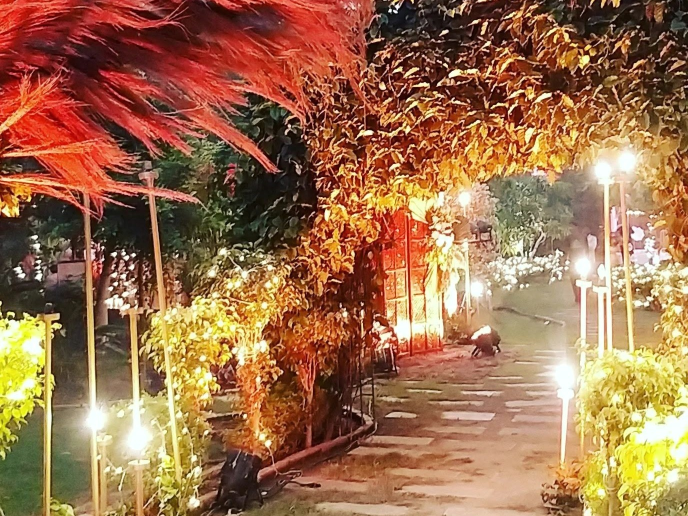
#> input picture src/assets/venue/hero-path-landscape.jpg, 1376 x 1032 px, given in place of 06_light_tunnel.jpg, which was not available (shown at 1/2 size)
$ python grade.py
#> lines starting #> are read from the running program, lines starting #| are printed output that depends on the picture
"""Colour-grade real venue photos into the site palette (night green, warm gold).
Real photos only: grading changes colour and contrast, never content."""
import sys, numpy as np
from PIL import Image, ImageFilter
import colorsys

SRC = r"C:/Users/harmy/Downloads/Redwood-Farm/gbp-photos/"
OUT = "src/assets/venue/"

def grade(path, out, vignette=0.35, sat=0.78, warm=1.0):
#> called with path = '2-fairy-light-tunnel/06_light_tunnel.jpg', out = 'tunnel.jpg', vignette = 0.35, sat = 0.78, warm = 1
    im = Image.open(SRC + path).convert("RGB")
#> im is the input picture: PIL image 1376x1032 RGB; mean R, G, B 157.4, 111.5, 76.8
    a = np.asarray(im).astype(np.float32) / 255.0
    # hue-selective desaturation of magenta/purple/pink (event drapes, LED uplights)
    hsv = np.asarray(im.convert("HSV")).astype(np.float32) / 255.0
    h, s, v = hsv[..., 0] * 360, hsv[..., 1], hsv[..., 2]
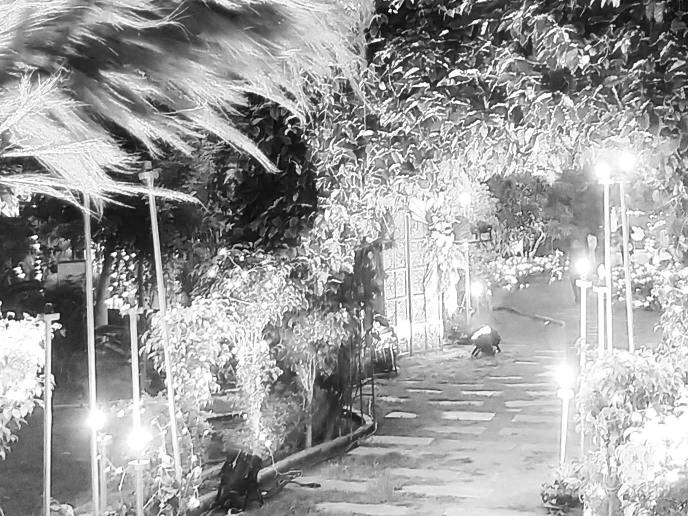
#> v: shape (1032, 1376) float32 (shown at 1/2 size); min 0.00392, max 1, mean 0.62
    mag = np.clip(1 - np.abs(((h - 300 + 180) % 360) - 180) / 70, 0, 1)  # peak at 300deg
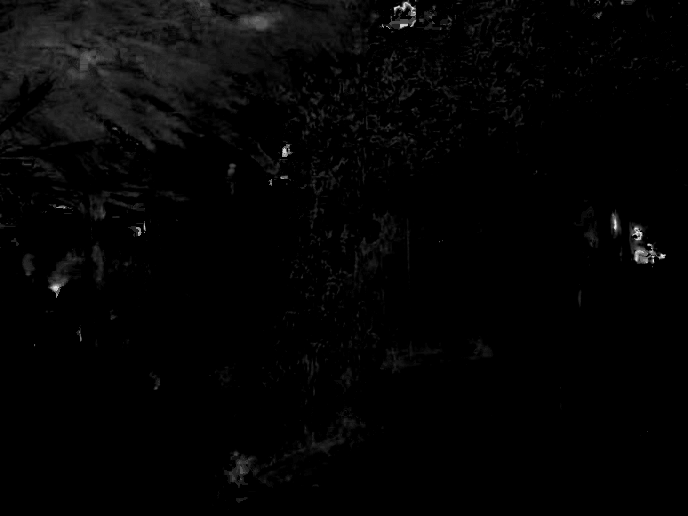
#> mag: shape (1032, 1376) float32 (shown at 1/2 size); min 0, max 0.99, mean 0.0184
    lum = (0.2126 * a[..., 0] + 0.7152 * a[..., 1] + 0.0722 * a[..., 2])[..., None]
    k = (sat * (1 - 0.75 * mag))[..., None]
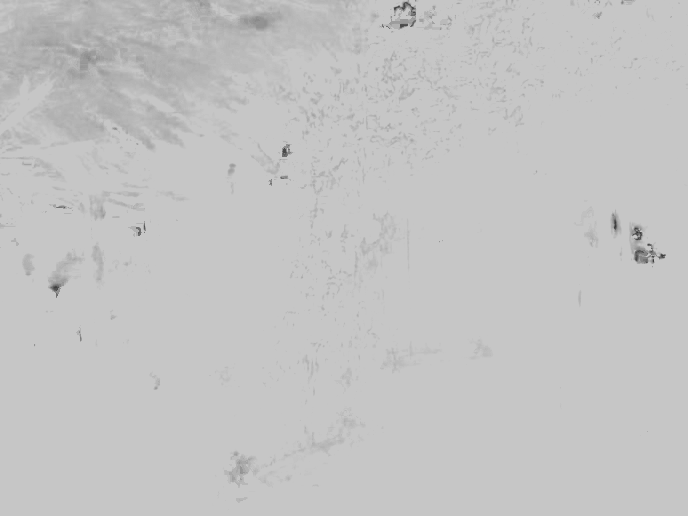
#> k: shape (1032, 1376, 1) float32 (shown at 1/2 size); min 0.201, max 0.78, mean 0.769
    a = lum + (a - lum) * k
    # contrast curve (soft S), crush blacks slightly
    a = np.clip((a - 0.04) / 0.96, 0, 1)
    a = a * a * (3 - 2 * a) * 0.55 + a * 0.45
    # split tone: shadows to night green, highlights to fairy gold
    sh = np.array([0.043, 0.075, 0.055]); hi = np.array([1.0, 0.86, 0.60])
    lum = (0.2126 * a[..., 0] + 0.7152 * a[..., 1] + 0.0722 * a[..., 2])[..., None]
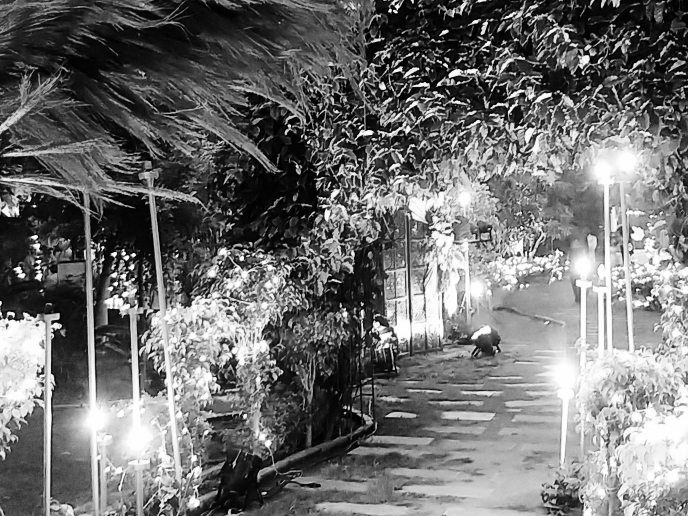
#> lum: shape (1032, 1376, 1) float32 (shown at 1/2 size); min 0, max 1, mean 0.438
    ws = np.clip(1 - lum * 2.2, 0, 1) * 0.55
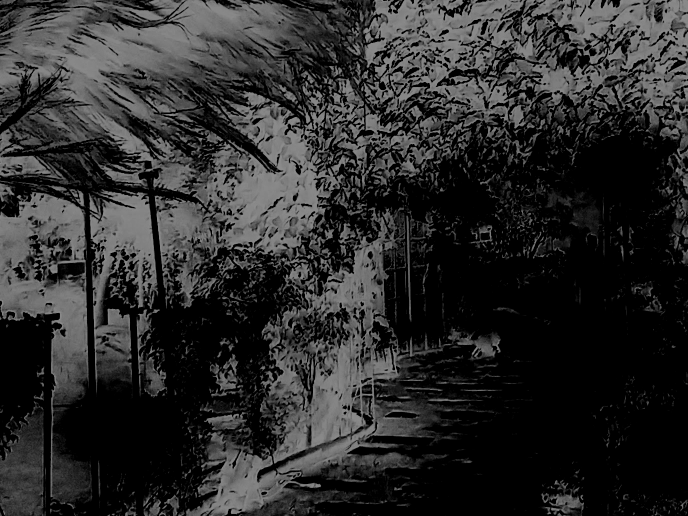
#> ws: shape (1032, 1376, 1) float32 (shown at 1/2 size); min 0, max 0.55, mean 0.174
    wh = np.clip((lum - 0.55) * 2.0, 0, 1) * 0.22 * warm
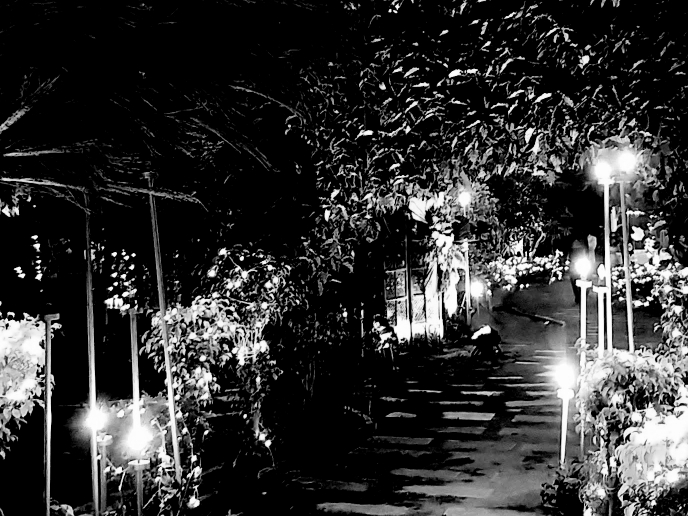
#> wh: shape (1032, 1376, 1) float32 (shown at 1/2 size); min 0, max 0.198, mean 0.0385; drawn with min black and max white
    a = a * (1 - ws) + sh * ws
    a = a * (1 - wh) + (a * hi) * wh + hi * wh * 0.05
    # vignette
    H, W = a.shape[:2]
#> H = 1032; W = 1376
    yy, xx = np.mgrid[0:H, 0:W]
    r = np.sqrt(((xx - W / 2) / (W / 2)) ** 2 + ((yy - H / 2) / (H / 2)) ** 2) / 1.414
    a = a * (1 - vignette * np.clip(r - 0.25, 0, 1)[..., None] ** 1.6 * 1.6)
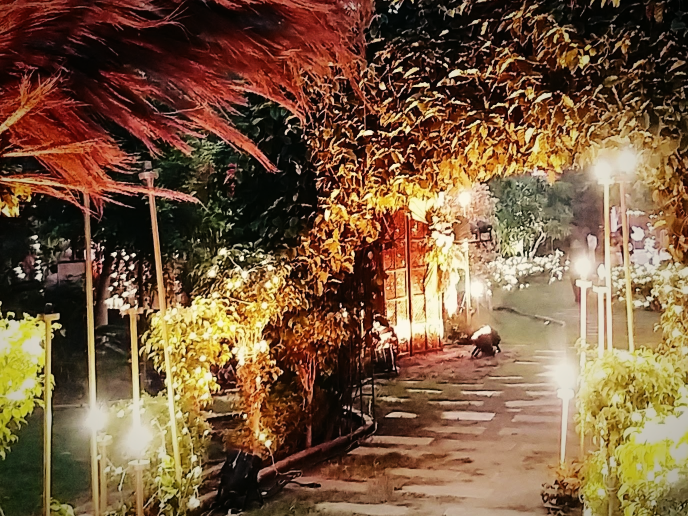
#> a: shape (1032, 1376, 3) float64 (shown at 1/2 size); mean R, G, B 0.485, 0.367, 0.258; drawn with min black and max white
    out_im = Image.fromarray((np.clip(a, 0, 1) * 255).astype(np.uint8))
    out_im = out_im.filter(ImageFilter.UnsharpMask(radius=1.2, percent=60, threshold=2))
    out_im.save(OUT + out, quality=92)
    print(out, out_im.size)
#| tunnel.jpg (1376, 1032)

JOBS = [
 ("2-fairy-light-tunnel/06_light_tunnel.jpg", "tunnel.jpg"),
 ("2-fairy-light-tunnel/07_lit_garden_path_night.jpg", "garden-path-night.jpg"),
 ("2-fairy-light-tunnel/08_lit_palms_path_dusk.jpg", "palms-dusk.jpg"),
 ("2-fairy-light-tunnel/09_fairy_lit_tree_night.jpg", "fairy-tree.jpg"),
 ("2-fairy-light-tunnel/10_canopy_lights.jpg", "canopy.jpg"),
 ("2-fairy-light-tunnel/11_garden_lights_purple.jpg", "blossom-path.jpg"),
 ("3-lawn-by-night/12_lawn_tables_night.jpg", "lawn-tables.jpg"),
 ("3-lawn-by-night/13_lawn_seating_night.jpg", "lawn-seating.jpg"),
 ("3-lawn-by-night/14_lawn_string_lights_lounge.jpg", "string-lounge.jpg"),
 ("3-lawn-by-night/15_lawn_string_lights_wide.jpg", "string-wide.jpg"),
 ("3-lawn-by-night/16_tent_dining_night.jpg", "tent-dining.jpg"),
 ("4-seating/17_lawn_table_under_palm.jpg", "palm-table.jpg"),
 ("4-seating/18_daytime_lounge_seating.jpg", "day-lounge.jpg"),
 ("4-seating/19_daytime_long_tables.jpg", "day-long-tables.jpg"),
 ("1-exterior-gate/01_entrance_green_arch.jpg", "entrance-arch.jpg"),
 ("1-exterior-gate/02_redwood_arch.jpg", "name-arch.jpg"),
 ("1-exterior-gate/04_garden_path_day.jpg", "garden-path-day.jpg"),
 ("5-food/27_buffet_live_counter.jpg", "buffet-lawn.jpg"),
 ("6-events/28_birthday_setup.jpg", "birthday.jpg"),
 ("6-events/36_21st_birthday_balloons.jpg", "birthday-arch.jpg"),
 ("6-events/34_kite_theme_backdrop.jpg", "kitty-backdrop.jpg"),
 ("6-events/35_mehndi_stage.jpg", "family-function.jpg"),
 ("6-events/31_function_lawn_night.jpg", "function-night.jpg"),
 ("6-events/33_entry_gate_pink.jpg", "event-gate.jpg"),
 ("6-events/29_party_hall_setup.jpg", "party-setup.jpg"),
]
for s, o in JOBS: grade(s, o)
#> pass 2 of the loop `for s, o in JOBS: grade(s, o)`:
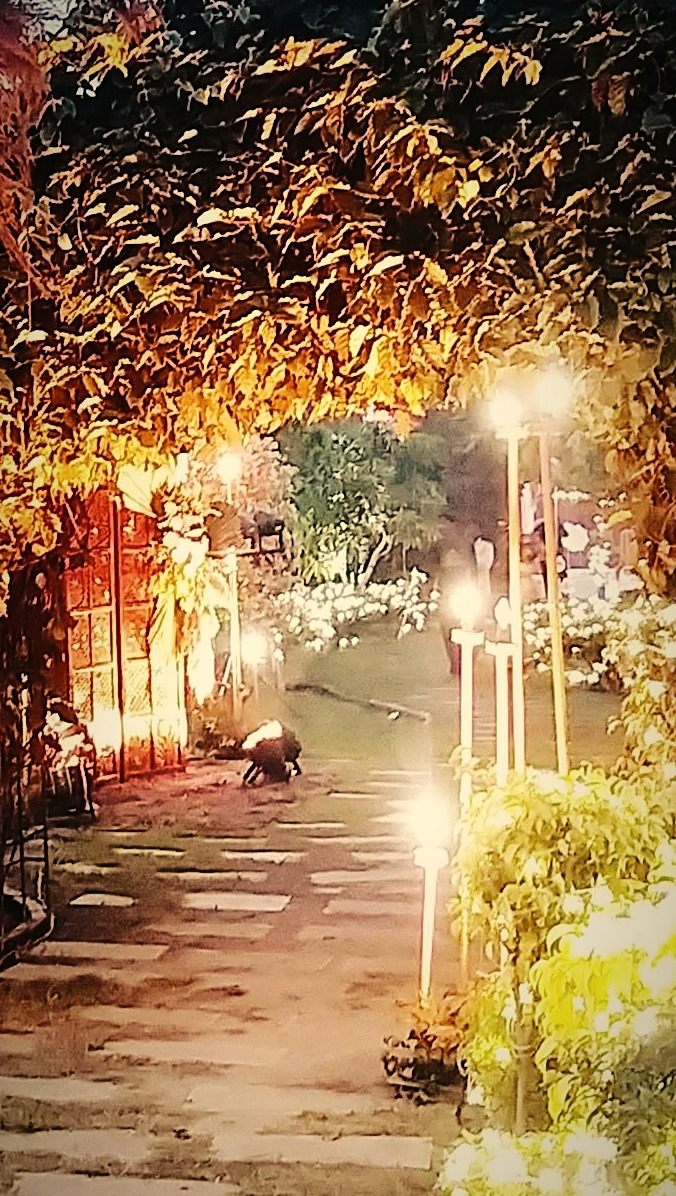
#> input picture src/assets/venue/hero-path-portrait.jpg, 676 x 1196 px, given in place of 07_lit_garden_path_night.jpg, which was not available
#> in grade, im is the input picture: PIL image 676x1196 RGB; mean R, G, B 153.5, 117.2, 77
#> hsv: shape (1196, 676, 3) float32
#> h: shape (1196, 676) float32
#> s: shape (1196, 676) float32
#> v: shape (1196, 676) float32
#> mag: shape (1196, 676) float32
#> k: shape (1196, 676, 1) float32
#> ws: shape (1196, 676, 1) float32
#> in grade (call 2), `wh = np.clip((lum - 0.55) * 2.0, 0, 1) * 0.22 * warm`:
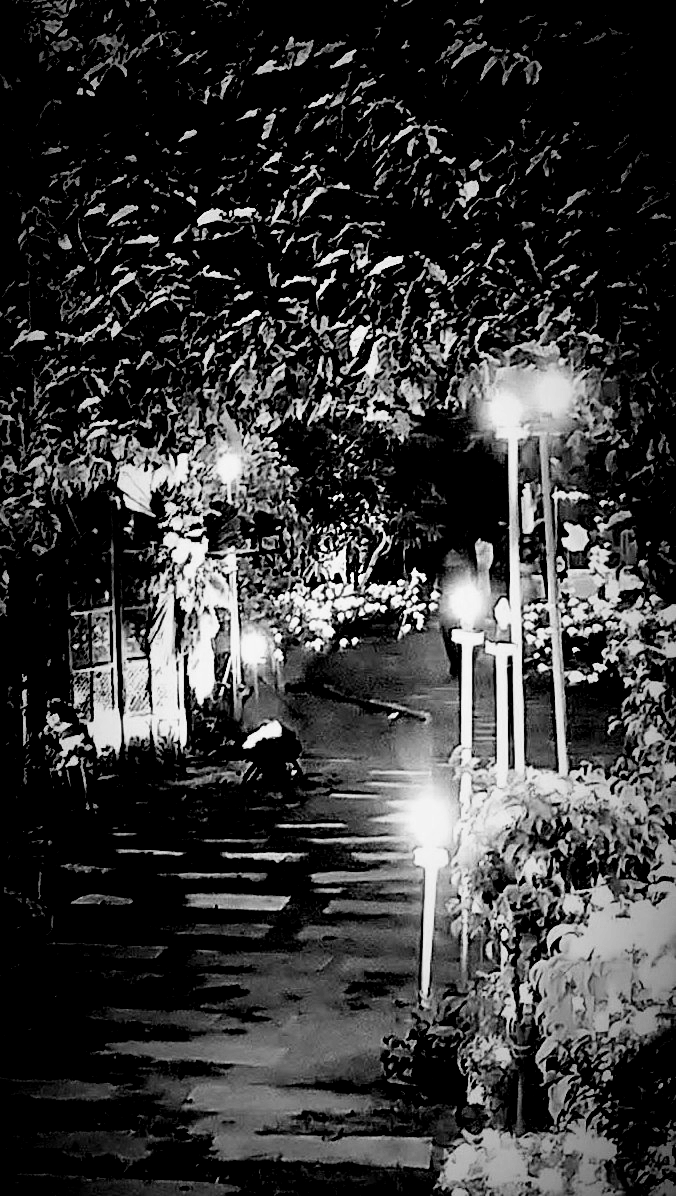
#> wh: shape (1196, 676, 1) float32; min 0, max 0.196, mean 0.0432; drawn with min black and max white
#> in grade (call 2), `a = a * (1 - vignette * np.clip(r - 0.25, 0, 1)[..., None] ** 1.6 * 1.6)`:
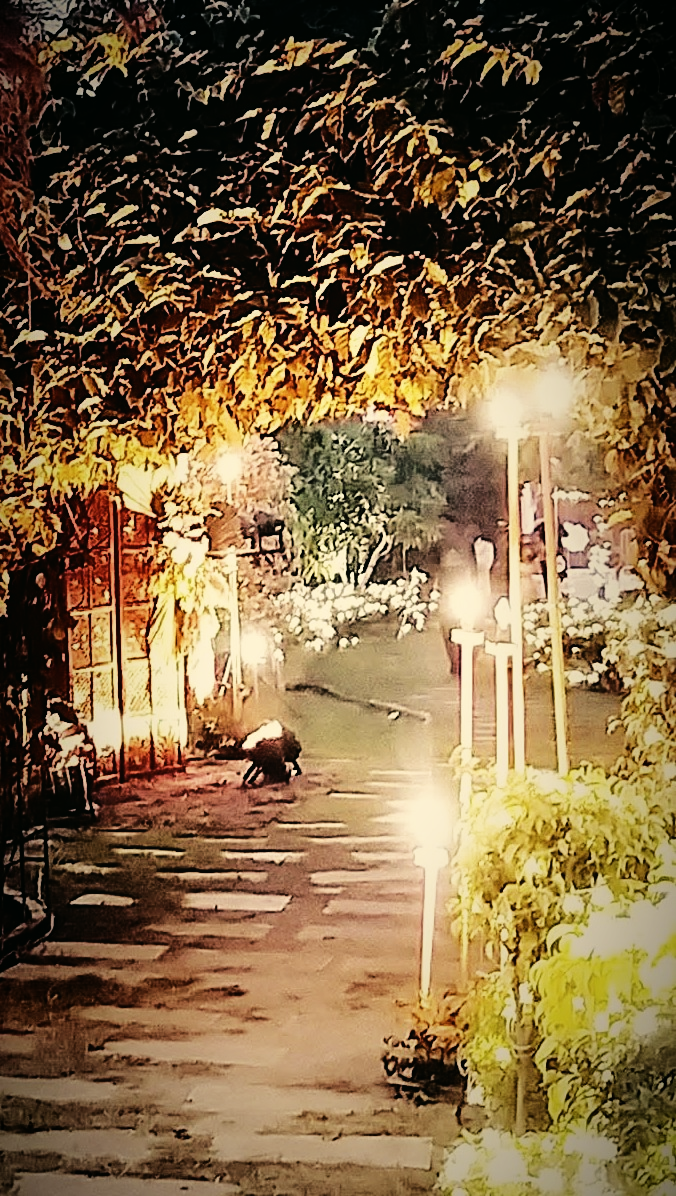
#> a: shape (1196, 676, 3) float64; mean R, G, B 0.513, 0.413, 0.278; drawn with min black and max white
#| garden-path-night.jpg (676, 1196)
#> (the run stopped early here; a loop or call above may not have finished)
